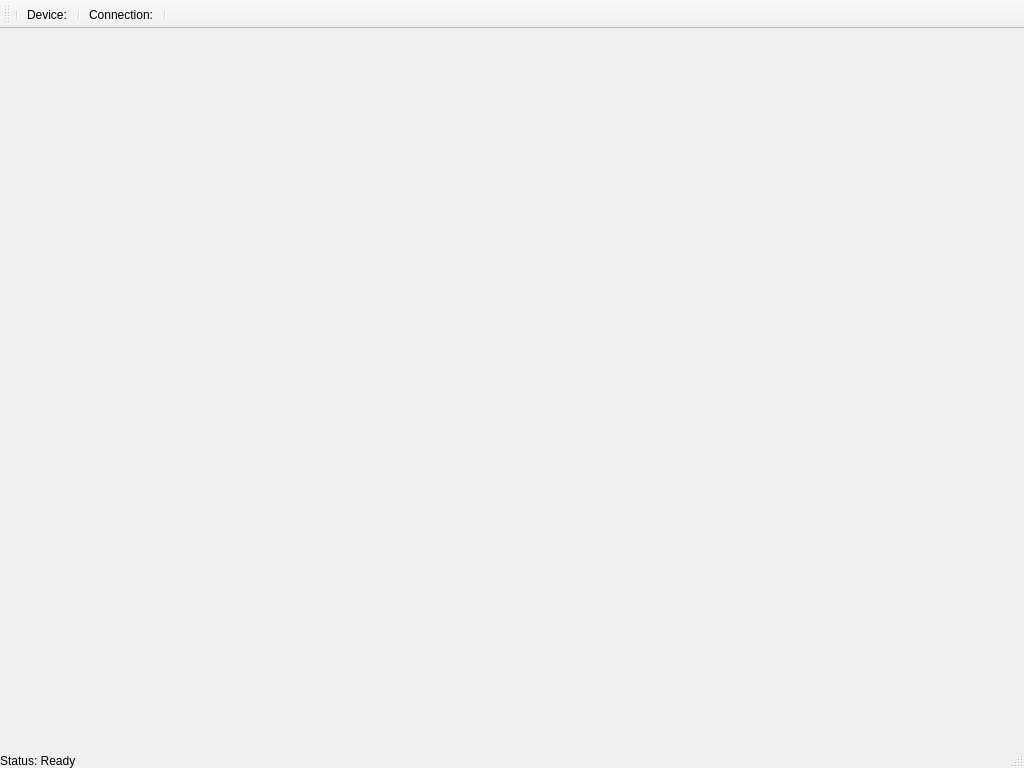
<?xml version="1.0" encoding="UTF-8"?>
<ui version="4.0">
 <class>MainWindow</class>
 <widget class="QMainWindow" name="MainWindow">
  <property name="geometry">
   <rect>
    <x>0</x>
    <y>0</y>
    <width>1024</width>
    <height>768</height>
   </rect>
  </property>
  <property name="windowTitle">
   <string>MoboMirror</string>
  </property>
  <widget class="QWidget" name="centralwidget"/>
  <widget class="QMenuBar" name="menubar">
   <property name="geometry">
    <rect>
     <x>0</x>
     <y>0</y>
     <width>1024</width>
     <height>22</height>
    </rect>
   </property>
  </widget>
  <widget class="QStatusBar" name="statusbar">
   <widget class="QLabel" name="statusLabel">
    <property name="text">
     <string>Status: Ready</string>
    </property>
   </widget>
  </widget>
  <widget class="QToolBar" name="toolBar">
   <property name="windowTitle">
    <string>toolBar</string>
   </property>
   <attribute name="toolBarArea">
    <enum>TopToolBarArea</enum>
   </attribute>
   <attribute name="toolBarBreak">
    <bool>false</bool>
   </attribute>
   <addaction name="separator"/>
   <addaction name="actionDeviceLabel"/>
   <addaction name="separator"/>
   <addaction name="actionConnectionLabel"/>
   <addaction name="separator"/>
  </widget>
  <action name="actionDeviceLabel">
   <property name="text">
    <string>Device:</string>
   </property>
  </action>
  <action name="actionConnectionLabel">
   <property name="text">
    <string>Connection:</string>
   </property>
  </action>
 </widget>
 <resources/>
 <connections/>
</ui>
